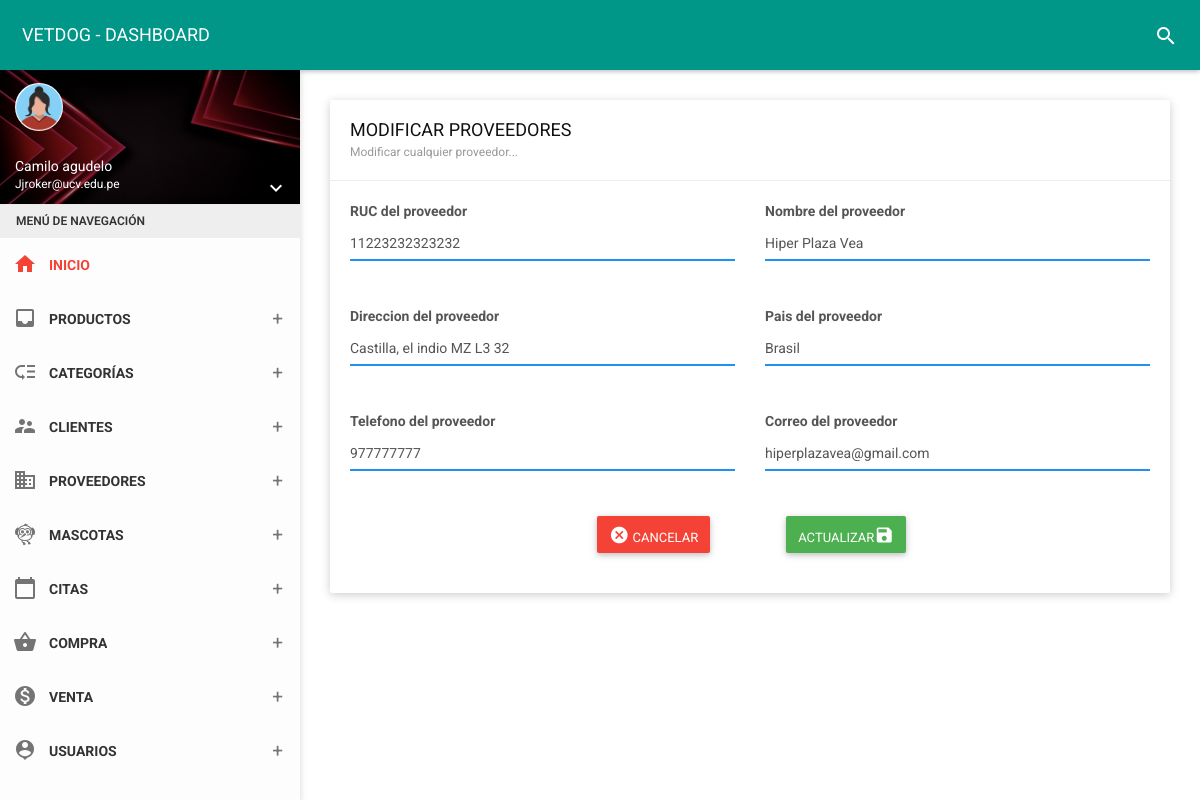
Page /vista/proveedores/edit?id=1 (signed in) on the committed database.
### tables this page shows
CREATE TABLE `supplier` (
  `id_prove` int(11) NOT NULL,
  `nomprove` varchar(255) NOT NULL,
  `ruc` char(14) NOT NULL,
  `direcc` varchar(200) NOT NULL,
  `pais` varchar(50) NOT NULL,
  `tele` char(12) NOT NULL,
  `corre` varchar(35) NOT NULL,
  `estado` char(1) NOT NULL,
  `fere` timestamp NOT NULL DEFAULT current_timestamp() ON UPDATE current_timestamp()
);

### vista/proveedores/edit.php (the view, shortened to what this page needs)
<!DOCTYPE html>
<html>
<head>
    <link href="../../assets/plugins/bootstrap/css/bootstrap.css" rel="stylesheet">
    <link href="../../assets/plugins/node-waves/waves.css" rel="stylesheet" />
    <link href="../../assets/plugins/animate-css/animate.css" rel="stylesheet" />
    <link href="../../css/style.css" rel="stylesheet">
    <link href="../../assets/css/themes/all-themes.css" rel="stylesheet" />
    <link rel="stylesheet" href="https://cdnjs.cloudflare.com/ajax/libs/limonte-sweetalert2/11.1.9/sweetalert2.min.css" />
</head>
<body class="theme-red">
    <nav class="navbar">
        <div class="container-fluid">
            <div class="navbar-header">
                <a class="navbar-brand" href="../panel-admin/administrador"> VETDOG - DASHBOARD </a>
            </div>
            <div class="collapse navbar-collapse" id="navbar-collapse">
                <ul class="nav navbar-nav navbar-right">
                    <li><a href="javascript:void(0);" class="js-search" data-close="true"><i class="material-icons">search</i></a></li>
                </ul>
            </div>
        </div>
    </nav>
        <?php include_once __DIR__ . '../../menu.php'; ?>
    <section class="content">
        <div class="container-fluid">
            <div class="row clearfix">
                <div class="col-lg-12 col-md-12 col-sm-12 col-xs-12">
                    <div class="card">
                        <div class="header">
                            <h2>
                                MODIFICAR PROVEEDORES
                                <small>Modificar cualquier proveedor...</small>
                            </h2>
                        </div>
                        <div class="body">
                            <?php
                            function connect()
                            {
                                return new mysqli("localhost", "root", "", "vetdog");
                            }
                            $con = connect();
                            $id = $_GET['id'];
                            $sql = "SELECT * FROM supplier  WHERE id_prove= '$id'";
                            $query  = $con->query($sql);
                            $data =  array();
                            if ($query) {
                                while ($r = $query->fetch_object()) {
                                    $data[] = $r;
                                }
                            }
                            ?>
                            <?php if (count($data) > 0) : ?>
                                <?php foreach ($data as $d) : ?>
                                    <form method="POST" autocomplete="off" action="../../folder/proveedores.php?id=<?php echo $d->id_prove; ?>">
                                        <div class="row clearfix">
                                            <div class="col-sm-6">
                                                <label class="control-label">RUC del proveedor</label>
                                                <div class="form-group">
                                                    <div class="form-line">
                                                        <input type="text" name="ruc" value="<?php echo $d->ruc; ?>" class="form-control" placeholder="RUC del proveedor..." />
                                                    </div>
                                                </div>
                                            </div>
                                            <div class="col-sm-6">
                                                <label class="control-label">Nombre del proveedor</label>
                                                <div class="form-group">
                                                    <div class="form-line">
                                                        <input type="text" name="nomprove" value="<?php echo $d->nomprove; ?>" class="form-control" placeholder="Nombre del proveedor..." />
                                                    </div>
                                                </div>
                                            </div>
                                            <div class="col-sm-6">
                                                <label class="control-label">Direccion del proveedor</label>
                                                <div class="form-group">
                                                    <div class="form-line">
                                                        <input type="text" name="direcc" value="<?php echo $d->direcc; ?>" class="form-control" placeholder="Direccion del proveedor..." />
                                                    </div>
                                                </div>
                                            </div>
                                            <div class="col-sm-6">
                                                <label class="control-label">Pais del proveedor</label>
                                                <div class="form-group">
                                                    <div class="form-line">
                                                        <input type="text" name="pais" value="<?php echo $d->pais; ?>" class="form-control" placeholder="Pais del proveedor..." />
                                                    </div>
                                                </div>
                                            </div>
                                            <div class="col-sm-6">
                                                <label class="control-label">Telefono del proveedor</label>
                                                <div class="form-group">
                                                    <div class="form-line">
                                                        <input type="text" onKeypress="if (event.keyCode < 45 || event.keyCode > 57) event.returnValue = false;" maxlength="9" name="tele" value="<?php echo $d->tele; ?>" class="form-control" placeholder="Telefono del proveedor..." />
                                                    </div>
                                                </div>
                                            </div>
                                            <div class="col-sm-6">
                                                <label class="control-label">Correo del proveedor</label>
                                                <div class="form-group">
                                                    <div class="form-line">
                                                        <input type="email" name="corre" value="<?php echo $d->corre; ?>" class="form-control" placeholder="Correo del proveedor..." />
                                                    </div>
                                                </div>
                                            </div>
                                        </div>
                                        <div class="container-fluid" align="center">
                                            <div class="col-xs-12 col-sm-6 col-md-4 col-lg-3">
                                            </div>
                                            <div class="col-xs-12 col-sm-6 col-md-4 col-lg-3">
                                                <a type="button" href="../../folder/proveedores" class="btn bg-red"><i class="material-icons">cancel</i> CANCELAR </a>
                                            </div>
                                            <div class="col-xs-12 col-sm-6 col-md-4 col-lg-3">
                                                <button class="btn bg-green" name="update">ACTUALIZAR<i class="material-icons">save</i></button>
                                            </div>
                                        </div>
                                    </form>
                        </div>
                    <?php endforeach; ?>
                <?php else : ?>
                    <span class="px-2 py-1 font-semibold leading-tight text-red-700 bg-red-100 rounded-full dark:text-red-100 dark:bg-red-700">
                        No hay datos
                    </span>
                <?php endif; ?>
                    </div>
                </div>
            </div>
        </div>
    </section>
</body>
</html>

### assets/css/themes/all-themes.css (style rules this page uses)
.theme-red .navbar-brand { color: #fff; }
.theme-red .nav > li > a { color: #fff; }

### rows in the picture
supplier: ruc "11223232323232", nomprove "Hiper Plaza Vea", direcc "Castilla, el indio MZ L3 32", pais "Brasil", tele "977777777", corre "hiperplazavea@gmail.com"

### other values in the picture
$_SESSION['nombre'] "Camilo agudelo"
$_SESSION['correo'] "Jjroker@ucv.edu.pe"
